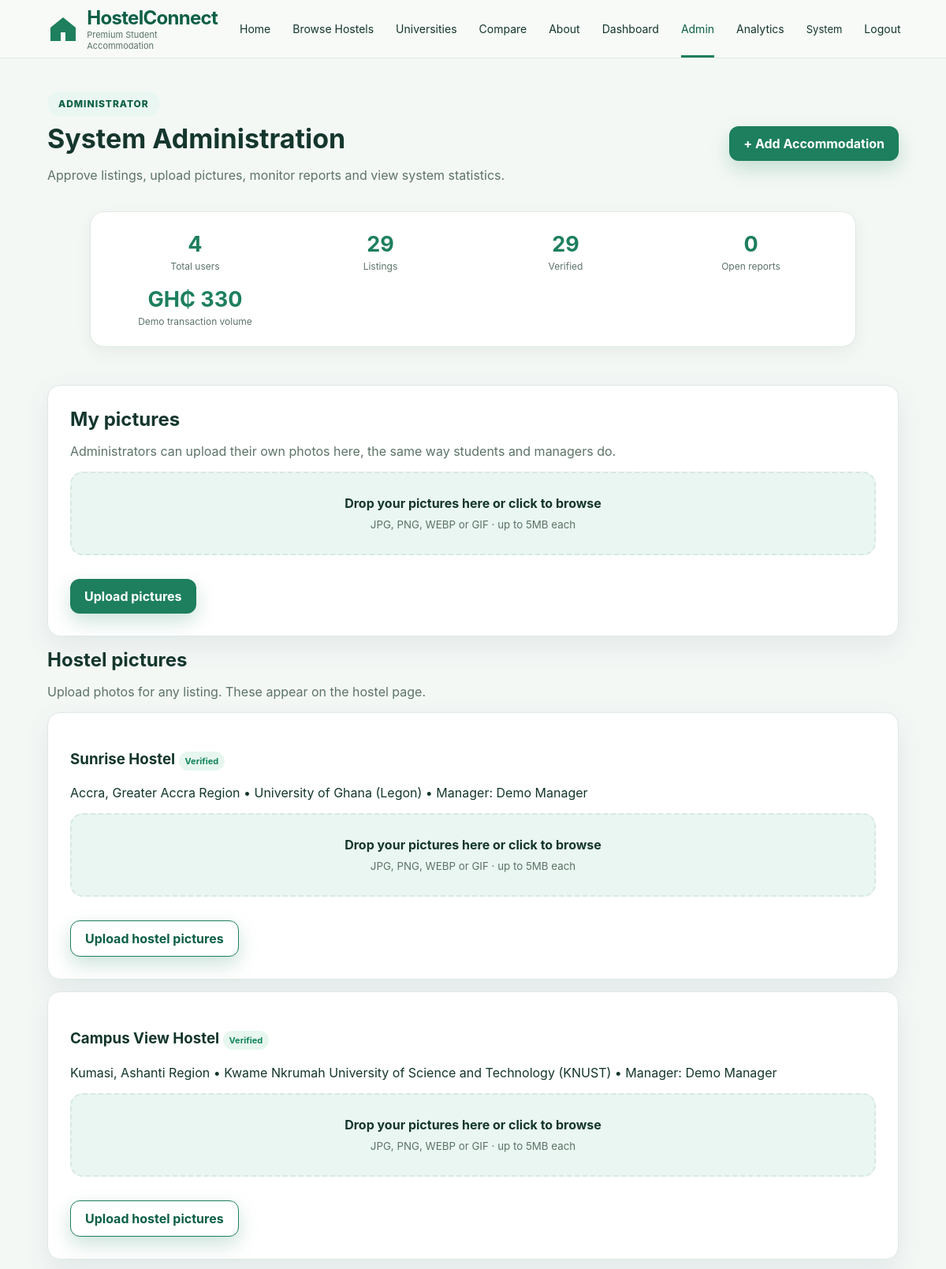
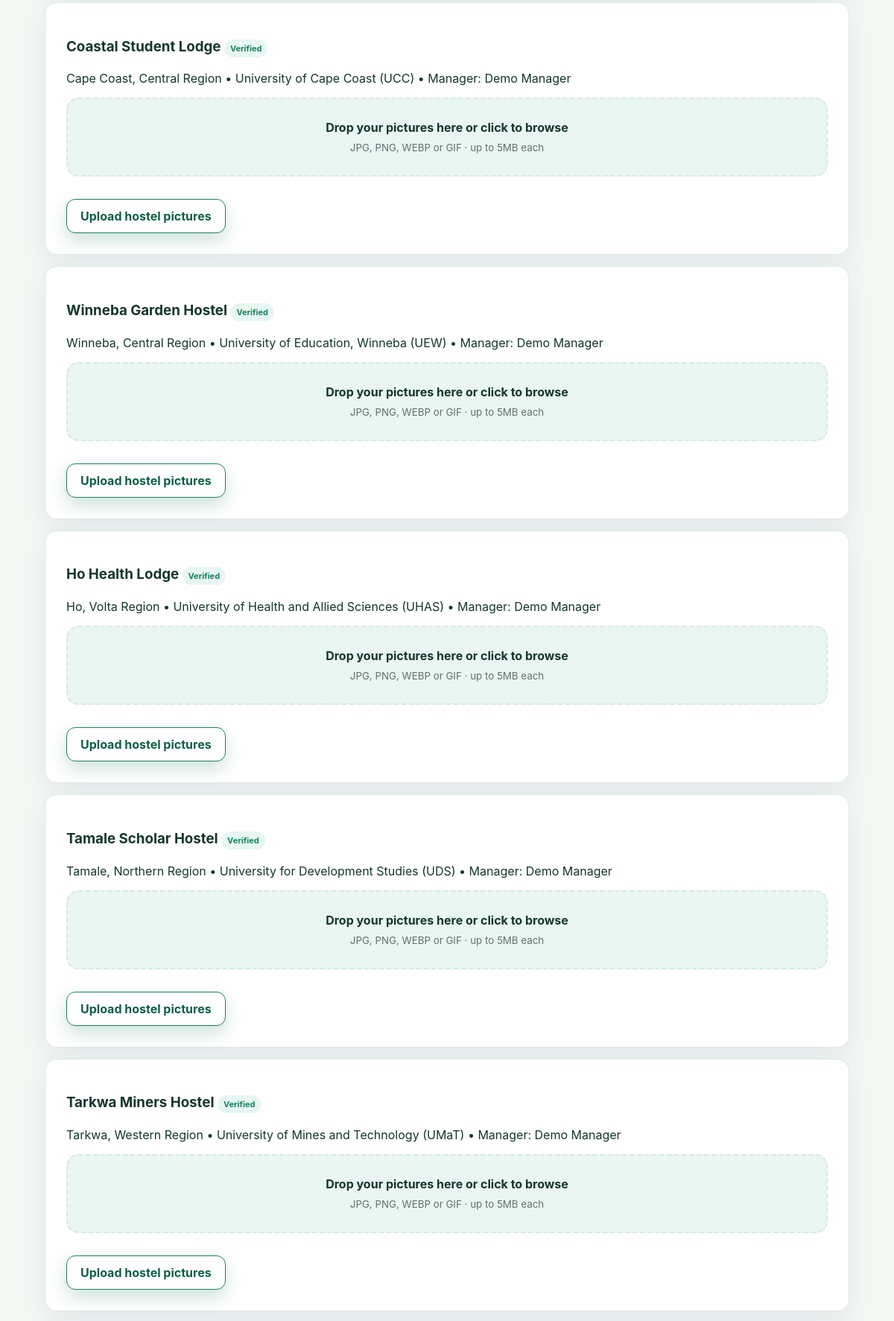
The page /admin (signed in, upper part) on the database its author committed (2 pictures, top to bottom).
### tables this page shows
CREATE TABLE users (
        id INTEGER PRIMARY KEY AUTOINCREMENT,
        full_name TEXT NOT NULL,
        email TEXT UNIQUE NOT NULL,
        password_hash TEXT NOT NULL,
        role TEXT NOT NULL CHECK(role IN ('student','manager','admin')),
        institution TEXT,
        phone TEXT,
        created_at TEXT NOT NULL
    );

CREATE TABLE hostels (
        id INTEGER PRIMARY KEY AUTOINCREMENT,
        manager_id INTEGER NOT NULL,
        name TEXT NOT NULL,
        description TEXT,
        region TEXT NOT NULL,
        city TEXT NOT NULL,
        address TEXT,
        latitude REAL,
        longitude REAL,
        facilities TEXT,
        image_url TEXT,
        verified INTEGER NOT NULL DEFAULT 0,
        created_at TEXT NOT NULL, university TEXT, source_url TEXT, price_note TEXT, is_directory INTEGER NOT NULL DEFAULT 0,
        FOREIGN KEY(manager_id) REFERENCES users(id) ON DELETE CASCADE
    );

### app.py (the view)
@app.route("/admin")
@login_required
@role_required("admin")
def admin_dashboard():
    db = get_db()
    stats = {
        "users": db.execute("SELECT COUNT(*) c FROM users").fetchone()["c"],
        "students": db.execute("SELECT COUNT(*) c FROM users WHERE role='student'").fetchone()["c"],
        "managers": db.execute("SELECT COUNT(*) c FROM users WHERE role='manager'").fetchone()["c"],
        "listings": db.execute("SELECT COUNT(*) c FROM hostels").fetchone()["c"],
        "verified": db.execute("SELECT COUNT(*) c FROM hostels WHERE verified=1").fetchone()["c"],
        "reports": db.execute("SELECT COUNT(*) c FROM reports WHERE status='open'").fetchone()["c"],
        "revenue": db.execute("SELECT COALESCE(SUM(amount),0) c FROM bookings WHERE status='paid'").fetchone()["c"]
    }
    pending = db.execute("""SELECT h.*, u.full_name manager_name, u.email manager_email
                            FROM hostels h JOIN users u ON u.id=h.manager_id
                            WHERE h.verified=0 ORDER BY h.created_at DESC""").fetchall()
    reports = db.execute("""SELECT r.*, h.name hostel_name, u.full_name reporter_name
                            FROM reports r JOIN hostels h ON h.id=r.hostel_id
                            LEFT JOIN users u ON u.id=r.reporter_id
                            WHERE r.status='open' ORDER BY r.created_at DESC""").fetchall()
    photos = db.execute("""SELECT * FROM photos WHERE owner_id=? AND hostel_id IS NULL
                           ORDER BY created_at DESC""", (session["user_id"],)).fetchall()
    hostels = db.execute("""SELECT h.*, u.full_name manager_name
                            FROM hostels h JOIN users u ON u.id=h.manager_id
                            ORDER BY h.created_at DESC""").fetchall()
    hostel_photos = db.execute("SELECT * FROM photos WHERE hostel_id IS NOT NULL ORDER BY created_at DESC").fetchall()
    photos_by_hostel = {}
    for photo in hostel_photos:
        photos_by_hostel.setdefault(photo["hostel_id"], []).append(photo)
    db.close()
    return render_template("admin_dashboard.html", stats=stats, pending=pending, reports=reports,
                           photos=photos, hostels=hostels, photos_by_hostel=photos_by_hostel)

### app.py (called while the page is built)
def get_db():
    DB_PATH.parent.mkdir(parents=True, exist_ok=True)
    conn = sqlite3.connect(str(DB_PATH))
    conn.row_factory = sqlite3.Row
    conn.execute("PRAGMA foreign_keys = ON")
    return conn

@app.context_processor
def inject_globals():
    return {
        "regions": REGIONS,
        "universities": UNIVERSITY_NAMES,
        "universities_by_region": UNIVERSITIES_BY_REGION,
        "current_user": current_user(),
        "app_name": APP_NAME,
        "app_slogan": APP_SLOGAN,
        "media_url": media_url,
    }

def current_user():
    uid = session.get("user_id")
    if not uid:
        return None
    db = get_db()
    user = db.execute("SELECT * FROM users WHERE id=?", (uid,)).fetchone()
    db.close()
    return user

def login_required(view):
    @wraps(view)
    def wrapped(*args, **kwargs):
        if not current_user():
            flash("Please sign in first.", "warning")
            return redirect(url_for("login"))
        return view(*args, **kwargs)
    return wrapped

def role_required(*roles):
    def decorator(view):
        @wraps(view)
        def wrapped(*args, **kwargs):
            user = current_user()
            if not user:
                flash("Please sign in first.", "warning")
                return redirect(url_for("login"))
            if user["role"] not in roles:
                abort(403)
            return view(*args, **kwargs)
        return wrapped
    return decorator

### templates/admin_dashboard.html (shortened to what this page needs)
{% extends "base.html" %}{% block title %}Admin Dashboard | {{ app_name }}{% endblock %}
{% block content %}<section class="section"><div class="section-head"><div><span class="eyebrow">ADMINISTRATOR</span><h1>System Administration</h1><p>Approve listings, upload pictures, monitor reports and view system statistics.</p></div><a class="btn" href="{{url_for('new_hostel')}}">+ Add Accommodation</a></div>
<div class="stats"><div><b>{{stats.users}}</b><span>Total users</span></div><div><b>{{stats.listings}}</b><span>Listings</span></div><div><b>{{stats.verified}}</b><span>Verified</span></div><div><b>{{stats.reports}}</b><span>Open reports</span></div><div><b>GH₵ {{ "%.0f"|format(stats.revenue) }}</b><span>Demo transaction volume</span></div></div>
<div class="panel property">
  <h2>My pictures</h2>
  <p class="muted">Administrators can upload their own photos here, the same way students and managers do.</p>
  <form method="post" action="{{ url_for('upload_my_photos') }}" enctype="multipart/form-data">
    {% include "_upload_panel.html" %}
    <button class="btn">Upload pictures</button>
  </form>
</div>
<h2>Hostel pictures</h2>
<p class="muted">Upload photos for any listing. These appear on the hostel page.</p>
{% for h in hostels %}
<div class="panel property">
  <div><h3>{{h['name']}} {% if h['verified'] %}<span class="badge verified">Verified</span>{% else %}<span class="badge pending">Pending approval</span>{% endif %}</h3><p>{{h['city']}}, {{h['region']}}{% if h['university'] %} • {{ h['university'] }}{% endif %} • Manager: {{ h['manager_name'] }}</p></div>
  <form method="post" action="{{ url_for('upload_hostel_photos', hostel_id=h['id']) }}" enctype="multipart/form-data">
    {% set photos = photos_by_hostel.get(h['id'], []) %}
    {% include "_upload_panel.html" %}
    <button class="btn outline">Upload hostel pictures</button>
  </form>
</div>
{% else %}
<p class="muted">No hostels yet.</p>
{% endfor %}
</section>{% endblock %}

### templates/base.html (shortened to what this page needs)
<!doctype html>
<html lang="en">
<head>
<link rel="stylesheet" href="{{ url_for('static', filename='style.css') }}?v=purple-2">
</head>
<body>
<header class="navbar">
  <a class="brand" href="{{ url_for('index') }}"><span class="logo" aria-hidden="true"><svg viewBox="0 0 40 40"><path d="M4 18 20 5l16 13v17H23V24h-6v11H4z"/></svg></span><span><b>{{ app_name }}</b><small>Premium Student Accommodation</small></span></a>
  <nav id="site-nav" aria-label="Main">
    <a href="{{ url_for('index') }}" class="{% if request.endpoint == 'index' %}active{% endif %}">Home</a>
    <a href="{{ url_for('index') }}#accommodations" class="{% if request.endpoint == 'hostel_detail' %}active{% endif %}">Browse Hostels</a>
    <a href="{{ url_for('index') }}#universities">Universities</a>
    <a href="{{ url_for('index') }}#accommodations">Compare</a>
    <a href="#site-footer">About</a>
    {% if current_user %}
      <a href="{{ url_for('dashboard') }}" class="{% if request.endpoint in ['dashboard','student_dashboard'] %}active{% endif %}">Dashboard</a>
      {% if current_user['role'] == 'admin' %}<a href="{{ url_for('admin_dashboard') }}" class="{% if request.endpoint == 'admin_dashboard' %}active{% endif %}">Admin</a>{% endif %}
      {% if current_user['role'] in ['admin','manager'] %}<a href="{{ url_for('analytics') }}" class="{% if request.endpoint == 'analytics' %}active{% endif %}">Analytics</a>{% endif %}
      <span class="nav-user">{{ current_user['full_name'].split()[0] }}</span><a href="{{ url_for('logout') }}">Logout</a>
    {% else %}
      <a href="{{ url_for('login') }}" class="{% if request.endpoint == 'login' %}active{% endif %}">Login</a>
      <a class="btn small{% if request.endpoint == 'register' %} active{% endif %}" href="{{ url_for('register') }}">Sign Up</a>
    {% endif %}
  </nav>
</header>
<main id="main">{% block content %}{% endblock %}</main>
</body>
</html>

### templates/_upload_panel.html (shortened to what this page needs)
<div class="upload-panel">
  <div class="upload-drop">
    <strong>Drop your pictures here or click to browse</strong>
    <small>JPG, PNG, WEBP or GIF · up to 5MB each</small>
  </div>
</div>

### static/style.css (style rules this page uses)
:root { --green:#1d7f5d; --green-deep:#0c5f46; --green-soft:#eaf6f1; --green-lighter:#f4faf6; --white:#ffffff; --ink:#14362d; --muted:#5c7368; --line:#dfe9e3; --page:#f4f8f5; --shadow:0 18px 45px rgba(18,57,42,0.12); font-family:Inter,"Segoe UI",Arial,sans-serif;color:var(--ink);background:var(--page) }
* { box-sizing:border-box }
html { scroll-behavior:smooth }
body { margin:0;background:var(--page);color:var(--ink);font-family:Inter,"Segoe UI",Arial,sans-serif }
a { color:var(--green-deep);text-decoration:none }
button,input,select,textarea { font:inherit }
.navbar { height:74px;padding:0 5%;display:flex;align-items:center;justify-content:space-between;gap:24px;background:#f7faf7;color:var(--ink);border-bottom:1px solid var(--line);position:relative;z-index:20 }
.brand { display:flex;align-items:center;gap:10px;color:var(--ink);min-width:220px }
.brand b { font-size:24px;letter-spacing:-.7px;color:var(--green-deep) }
.brand small { display:block;color:var(--muted);font-size:11px }
.logo { width:42px;height:42px;display:grid;place-items:center;color:var(--green) }
.logo svg { width:40px;height:40px;fill:currentColor }
.navbar nav { display:flex;align-items:center;gap:28px;height:100% }
.navbar nav a { height:100%;display:flex;align-items:center;color:var(--ink);font-size:14px;white-space:nowrap }
.navbar nav a:hover,.navbar nav a.active { color:var(--green-deep) }
.navbar nav a.active { box-shadow:inset 0 -3px 0 var(--green) }
.nav-user { color:var(--ink);font-size:13px }
.btn { display:inline-flex;align-items:center;justify-content:center;gap:8px;border:0;border-radius:12px;background:var(--green);color:#fff;padding:12px 18px;font-weight:700;cursor:pointer;box-shadow:0 10px 24px rgba(29,127,93,.22) }
.btn.outline { background:#fff;color:var(--green-deep);border:1px solid var(--green) }
main { min-height:65vh }
.eyebrow { display:inline-flex;align-items:center;background:var(--green-soft);color:var(--green-deep);padding:8px 14px;border-radius:999px;font-size:12px;letter-spacing:.08em;font-weight:800;text-transform:uppercase }
.section { padding:42px 5% }
.section h1,.section h2 { color:var(--ink) }
.section h1 { font-size:34px;margin:8px 0 }
.section h2 { font-size:24px;margin:0 0 12px }
.section-head { display:flex;justify-content:space-between;align-items:center;gap:16px;margin-bottom:18px }
.section-head p,.muted { color:var(--muted) }
.badge,.availability { display:inline-block;padding:5px 8px;border-radius:99px;font-size:11px;font-weight:750 }
.badge.verified,.availability { background:#e7f7ef;color:#13835f }
.panel { width:100%;max-width:480px;margin:auto;padding:28px;border:1px solid var(--line);border-radius:16px;background:#fff;box-shadow:0 12px 35px rgba(24,55,96,.08) }
.panel h1,.panel h2 { color:var(--ink) }
.stats { display:grid;grid-template-columns:repeat(4,1fr);gap:18px;margin:20px 5% 48px;padding:24px;border:1px solid var(--line);border-radius:18px;background:#fff;text-align:center;box-shadow:0 7px 20px rgba(19,54,45,.06) }
.stats b { display:block;color:var(--green);font-size:27px }
.stats span { display:block;margin-top:4px;color:var(--muted);font-size:12px }
.property { max-width:none;margin:15px 0 }
.upload-panel { margin:12px 0 18px }
.upload-drop { position:relative;padding:28px 18px;border:2px dashed #d7e9df;border-radius:16px;background:var(--green-soft);color:var(--muted);text-align:center }
.upload-drop strong { display:block;margin-bottom:6px;color:var(--ink) }

### rows shown on the page
users: full_name "System"
hostels: name "Sunrise Hostel", verified "Verified", city "Accra", region "Greater Accra Region", university "University of Ghana (Legon)", manager_name "Demo Manager"
hostels: name "Campus View Hostel", verified "Verified", city "Kumasi", region "Ashanti Region", university "Kwame Nkrumah University of Science and Technology (KNUST)", manager_name "Demo Manager"
hostels: name "Coastal Student Lodge", verified "Verified", city "Cape Coast", region "Central Region", university "University of Cape Coast (UCC)", manager_name "Demo Manager"
hostels: name "Winneba Garden Hostel", verified "Verified", city "Winneba", region "Central Region", university "University of Education, Winneba (UEW)", manager_name "Demo Manager"
hostels: name "Ho Health Lodge", verified "Verified", city "Ho", region "Volta Region", university "University of Health and Allied Sciences (UHAS)", manager_name "Demo Manager"
hostels: name "Tamale Scholar Hostel", verified "Verified", city "Tamale", region "Northern Region", university "University for Development Studies (UDS)", manager_name "Demo Manager"
hostels: name "Tarkwa Miners Hostel", verified "Verified", city "Tarkwa", region "Western Region", university "University of Mines and Technology (UMaT)", manager_name "Demo Manager"

### other values the page prints
{{ app_name }} "HostelConnect"
{{ stats.users }} "4"
{{ stats.listings }} "29"
{{ stats.verified }} "29"
{{ stats.reports }} "0"
{{ "%.0f"|format(stats.revenue) }} "330"
